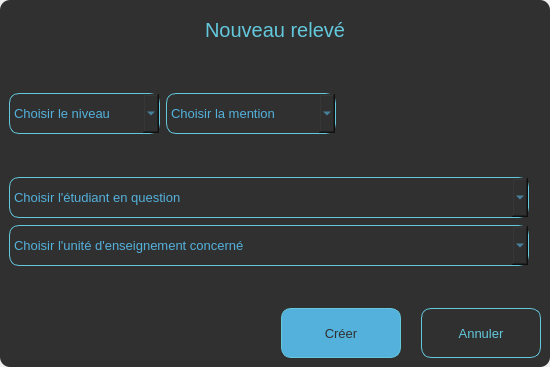
<?xml version="1.0" encoding="UTF-8"?>
<ui version="4.0">
 <class>ReleveDialog</class>
 <widget class="QDialog" name="ReleveDialog">
  <property name="geometry">
   <rect>
    <x>0</x>
    <y>0</y>
    <width>550</width>
    <height>367</height>
   </rect>
  </property>
  <property name="minimumSize">
   <size>
    <width>550</width>
    <height>367</height>
   </size>
  </property>
  <property name="maximumSize">
   <size>
    <width>550</width>
    <height>367</height>
   </size>
  </property>
  <property name="windowTitle">
   <string>Dialog</string>
  </property>
  <layout class="QVBoxLayout" name="verticalLayout">
   <property name="leftMargin">
    <number>0</number>
   </property>
   <property name="topMargin">
    <number>0</number>
   </property>
   <property name="rightMargin">
    <number>0</number>
   </property>
   <property name="bottomMargin">
    <number>0</number>
   </property>
   <item>
    <widget class="QFrame" name="frame">
     <property name="minimumSize">
      <size>
       <width>0</width>
       <height>0</height>
      </size>
     </property>
     <property name="maximumSize">
      <size>
       <width>16777215</width>
       <height>16777215</height>
      </size>
     </property>
     <property name="styleSheet">
      <string notr="true">border-radius:10px; 
background-color:#303030;
</string>
     </property>
     <property name="frameShape">
      <enum>QFrame::StyledPanel</enum>
     </property>
     <property name="frameShadow">
      <enum>QFrame::Raised</enum>
     </property>
     <layout class="QVBoxLayout" name="verticalLayout_3">
      <item>
       <widget class="QFrame" name="frame_2">
        <property name="frameShape">
         <enum>QFrame::StyledPanel</enum>
        </property>
        <property name="frameShadow">
         <enum>QFrame::Raised</enum>
        </property>
        <layout class="QHBoxLayout" name="horizontalLayout">
         <item>
          <spacer name="horizontalSpacer">
           <property name="orientation">
            <enum>Qt::Horizontal</enum>
           </property>
           <property name="sizeHint" stdset="0">
            <size>
             <width>152</width>
             <height>20</height>
            </size>
           </property>
          </spacer>
         </item>
         <item>
          <widget class="QLabel" name="label">
           <property name="font">
            <font>
             <pointsize>15</pointsize>
            </font>
           </property>
           <property name="styleSheet">
            <string notr="true">color: #63C8DC;</string>
           </property>
           <property name="text">
            <string>Nouveau relevé</string>
           </property>
           <property name="alignment">
            <set>Qt::AlignCenter</set>
           </property>
          </widget>
         </item>
         <item>
          <spacer name="horizontalSpacer_2">
           <property name="orientation">
            <enum>Qt::Horizontal</enum>
           </property>
           <property name="sizeHint" stdset="0">
            <size>
             <width>151</width>
             <height>20</height>
            </size>
           </property>
          </spacer>
         </item>
        </layout>
       </widget>
      </item>
      <item>
       <spacer name="verticalSpacer">
        <property name="orientation">
         <enum>Qt::Vertical</enum>
        </property>
        <property name="sizeHint" stdset="0">
         <size>
          <width>20</width>
          <height>11</height>
         </size>
        </property>
       </spacer>
      </item>
      <item>
       <widget class="QFrame" name="frame_4">
        <property name="frameShape">
         <enum>QFrame::StyledPanel</enum>
        </property>
        <property name="frameShadow">
         <enum>QFrame::Raised</enum>
        </property>
        <layout class="QHBoxLayout" name="horizontalLayout_2">
         <property name="leftMargin">
          <number>0</number>
         </property>
         <property name="topMargin">
          <number>0</number>
         </property>
         <property name="rightMargin">
          <number>0</number>
         </property>
         <property name="bottomMargin">
          <number>0</number>
         </property>
         <item>
          <widget class="QComboBox" name="niveauComboBox">
           <property name="minimumSize">
            <size>
             <width>151</width>
             <height>41</height>
            </size>
           </property>
           <property name="maximumSize">
            <size>
             <width>151</width>
             <height>41</height>
            </size>
           </property>
           <property name="font">
            <font>
             <pointsize>10</pointsize>
            </font>
           </property>
           <property name="styleSheet">
            <string notr="true">color: rgb(83, 177, 220);
border:1px solid #63C8DC;</string>
           </property>
           <item>
            <property name="text">
             <string>Choisir le niveau</string>
            </property>
           </item>
           <item>
            <property name="text">
             <string>L1</string>
            </property>
           </item>
           <item>
            <property name="text">
             <string>L2</string>
            </property>
           </item>
           <item>
            <property name="text">
             <string>L3</string>
            </property>
           </item>
           <item>
            <property name="text">
             <string>M1</string>
            </property>
           </item>
           <item>
            <property name="text">
             <string>M2</string>
            </property>
           </item>
          </widget>
         </item>
         <item>
          <widget class="QComboBox" name="mentionComboBox">
           <property name="minimumSize">
            <size>
             <width>170</width>
             <height>41</height>
            </size>
           </property>
           <property name="maximumSize">
            <size>
             <width>170</width>
             <height>41</height>
            </size>
           </property>
           <property name="font">
            <font>
             <pointsize>10</pointsize>
            </font>
           </property>
           <property name="styleSheet">
            <string notr="true">color: rgb(83, 177, 220);
border:1px solid #63C8DC;
</string>
           </property>
           <item>
            <property name="text">
             <string>Choisir la mention</string>
            </property>
           </item>
           <item>
            <property name="text">
             <string>Informatique générale</string>
            </property>
           </item>
           <item>
            <property name="text">
             <string>Système et réseaux</string>
            </property>
           </item>
           <item>
            <property name="text">
             <string>Génie logiciel</string>
            </property>
           </item>
           <item>
            <property name="text">
             <string>Systèmes embarqués</string>
            </property>
           </item>
           <item>
            <property name="text">
             <string>Cybersécurité</string>
            </property>
           </item>
           <item>
            <property name="text">
             <string>Intelligence Artificielle</string>
            </property>
           </item>
          </widget>
         </item>
         <item>
          <spacer name="horizontalSpacer_4">
           <property name="orientation">
            <enum>Qt::Horizontal</enum>
           </property>
           <property name="sizeHint" stdset="0">
            <size>
             <width>182</width>
             <height>20</height>
            </size>
           </property>
          </spacer>
         </item>
        </layout>
       </widget>
      </item>
      <item>
       <spacer name="verticalSpacer_3">
        <property name="orientation">
         <enum>Qt::Vertical</enum>
        </property>
        <property name="sizeHint" stdset="0">
         <size>
          <width>20</width>
          <height>12</height>
         </size>
        </property>
       </spacer>
      </item>
      <item>
       <widget class="QFrame" name="frame_3">
        <property name="frameShape">
         <enum>QFrame::StyledPanel</enum>
        </property>
        <property name="frameShadow">
         <enum>QFrame::Raised</enum>
        </property>
        <layout class="QVBoxLayout" name="verticalLayout_2">
         <property name="spacing">
          <number>7</number>
         </property>
         <property name="leftMargin">
          <number>0</number>
         </property>
         <property name="topMargin">
          <number>0</number>
         </property>
         <property name="rightMargin">
          <number>0</number>
         </property>
         <property name="bottomMargin">
          <number>0</number>
         </property>
         <item>
          <widget class="QComboBox" name="etudiantComboBox">
           <property name="minimumSize">
            <size>
             <width>520</width>
             <height>41</height>
            </size>
           </property>
           <property name="maximumSize">
            <size>
             <width>520</width>
             <height>41</height>
            </size>
           </property>
           <property name="font">
            <font>
             <pointsize>10</pointsize>
            </font>
           </property>
           <property name="styleSheet">
            <string notr="true">color: rgb(83, 177, 220);
border:1px solid #63C8DC;</string>
           </property>
           <item>
            <property name="text">
             <string>Choisir l'étudiant en question</string>
            </property>
           </item>
          </widget>
         </item>
         <item>
          <widget class="QComboBox" name="uniteComboBox">
           <property name="minimumSize">
            <size>
             <width>520</width>
             <height>41</height>
            </size>
           </property>
           <property name="maximumSize">
            <size>
             <width>520</width>
             <height>41</height>
            </size>
           </property>
           <property name="font">
            <font>
             <pointsize>10</pointsize>
            </font>
           </property>
           <property name="styleSheet">
            <string notr="true">color: rgb(83, 177, 220);
border:1px solid #63C8DC;</string>
           </property>
           <item>
            <property name="text">
             <string>Choisir l'unité d'enseignement concerné</string>
            </property>
           </item>
          </widget>
         </item>
        </layout>
       </widget>
      </item>
      <item>
       <spacer name="verticalSpacer_4">
        <property name="orientation">
         <enum>Qt::Vertical</enum>
        </property>
        <property name="sizeHint" stdset="0">
         <size>
          <width>20</width>
          <height>11</height>
         </size>
        </property>
       </spacer>
      </item>
      <item>
       <widget class="QFrame" name="frame_5">
        <property name="frameShape">
         <enum>QFrame::StyledPanel</enum>
        </property>
        <property name="frameShadow">
         <enum>QFrame::Raised</enum>
        </property>
        <layout class="QHBoxLayout" name="horizontalLayout_8">
         <property name="leftMargin">
          <number>0</number>
         </property>
         <property name="topMargin">
          <number>0</number>
         </property>
         <property name="rightMargin">
          <number>0</number>
         </property>
         <property name="bottomMargin">
          <number>0</number>
         </property>
         <item>
          <spacer name="horizontalSpacer_3">
           <property name="orientation">
            <enum>Qt::Horizontal</enum>
           </property>
           <property name="sizeHint" stdset="0">
            <size>
             <width>40</width>
             <height>20</height>
            </size>
           </property>
          </spacer>
         </item>
         <item>
          <widget class="QFrame" name="frame_6">
           <property name="frameShape">
            <enum>QFrame::StyledPanel</enum>
           </property>
           <property name="frameShadow">
            <enum>QFrame::Raised</enum>
           </property>
           <layout class="QHBoxLayout" name="horizontalLayout_7">
            <property name="spacing">
             <number>20</number>
            </property>
            <property name="leftMargin">
             <number>0</number>
            </property>
            <property name="topMargin">
             <number>0</number>
            </property>
            <property name="rightMargin">
             <number>0</number>
            </property>
            <property name="bottomMargin">
             <number>0</number>
            </property>
            <item>
             <widget class="QPushButton" name="saveBtn">
              <property name="minimumSize">
               <size>
                <width>120</width>
                <height>50</height>
               </size>
              </property>
              <property name="maximumSize">
               <size>
                <width>120</width>
                <height>50</height>
               </size>
              </property>
              <property name="font">
               <font>
                <pointsize>10</pointsize>
               </font>
              </property>
              <property name="styleSheet">
               <string notr="true">
QPushButton {
color: rgb(48, 48, 48);
	background-color: rgb(83, 177, 220);
border-radius:10px;
border: 1px solid #63C8DC;
}
</string>
              </property>
              <property name="text">
               <string>Créer</string>
              </property>
             </widget>
            </item>
            <item>
             <widget class="QPushButton" name="cancelBtn">
              <property name="minimumSize">
               <size>
                <width>120</width>
                <height>50</height>
               </size>
              </property>
              <property name="maximumSize">
               <size>
                <width>120</width>
                <height>50</height>
               </size>
              </property>
              <property name="font">
               <font>
                <pointsize>10</pointsize>
               </font>
              </property>
              <property name="styleSheet">
               <string notr="true">QPushButton {
color: #63C8DC;
background-color: #303030;
border-radius:10px;
border: 1px solid #63C8DC;
}
</string>
              </property>
              <property name="text">
               <string>Annuler</string>
              </property>
             </widget>
            </item>
           </layout>
          </widget>
         </item>
        </layout>
       </widget>
      </item>
     </layout>
    </widget>
   </item>
  </layout>
 </widget>
 <resources/>
 <connections/>
</ui>
